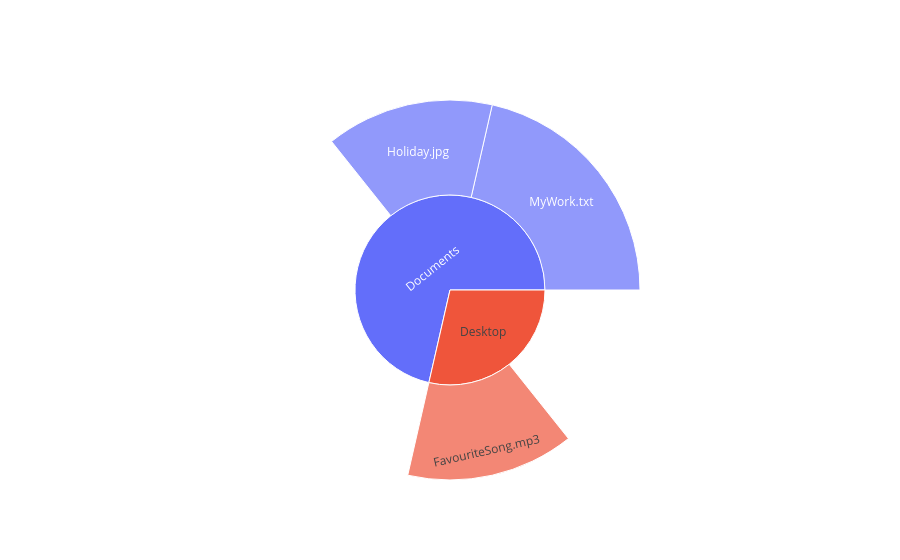

Here is the notebook cell this chart was saved with:
### Code cell
import plotly.graph_objects as go

fig =go.Figure(go.Sunburst(
    labels= ["MyWork.txt", "Holiday.jpg", "Documents", "FavouriteSong.mp3", "Desktop"],
    parents= ["Documents", "Documents", "", "Desktop", ""], 
    values= [3, 2, 5, 2, 2],
))

#fig.write_html('first_figure.html', auto_open=True)
fig.show() #- works in Notebook but not in Lab

### Figure 1 — Plotly figure (JSON) as saved in the notebook; plotly's stock layout.template omitted (floating-point values rounded to 4 significant figures)
{"data": [{"labels": ["MyWork.txt", "Holiday.jpg", "Documents", "FavouriteSong.mp3", "Desktop"], "parents": ["Documents", "Documents", "", "Desktop", ""], "type": "sunburst", "values": [3, 2, 5, 2, 2]}], "layout": {}}
